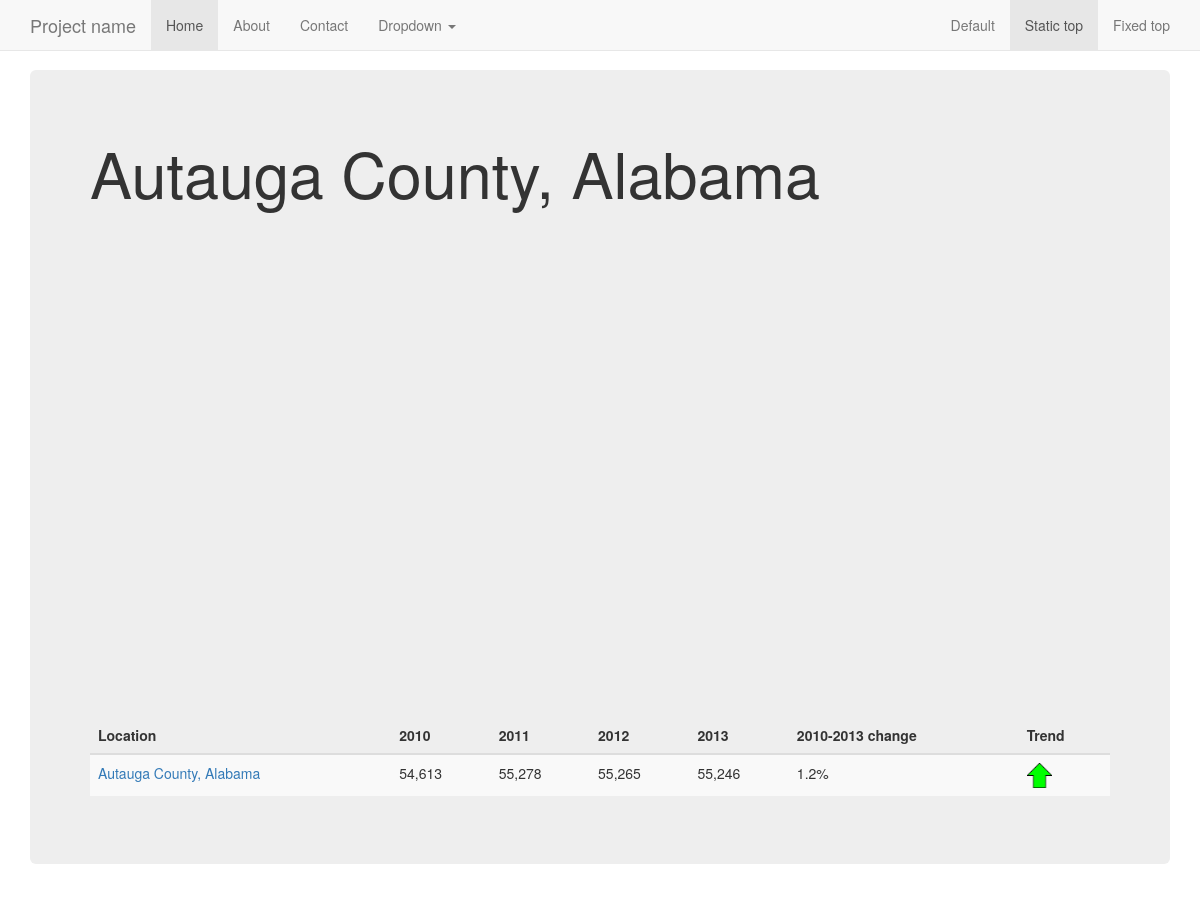
The page /population/alabama/autauga-county/ on the database its author committed.
### exampleapp/models.py (models this page shows, shortened)
class County(models.Model):
    state = models.ForeignKey(State)
    county_name = models.CharField(max_length=255)
    county_slug = models.SlugField()
    pop2013 = models.IntegerField()
    pop2012 = models.IntegerField()
    pop2011 = models.IntegerField()
    pop2010 = models.IntegerField()
    change = models.FloatField()
    def __unicode__(self):
        return "%s, %s" % (self.county_name, self.state)
    def get_absolute_url(self):
        return "/population/%s/%s/" % (self.state.state_slug, self.county_slug)

class State(models.Model):
    state_name = models.CharField(max_length=255)
    state_slug = models.SlugField()
    def __unicode__(self):
        return self.state_name

### exampleapp/views.py (the view)
# urls.py: url(r'^population/(?P<stateslug>[\w-]+)/(?P<countyslug>[\w-]+)/$', views.countydetail),
def countydetail(request, stateslug, countyslug):
    state = State.objects.get(state_slug=stateslug)
    county = County.objects.get(state=state, county_slug=countyslug)
    context = {"state": state, "county": county}
    return render(request, 'countydetail.html', context)

### exampleapp/templates/countydetail.html (shortened to what this page needs)
{% extends "base.html" %}
{% load humanize %}
{% block content %}
        <h1>{{ county }}</h1>
		<div id="curve_chart" style="width: 900px; height: 500px"></div>
        <table class="table table-striped">
          <thead>
            <tr>
              <th>Location</th>
              <th>2010</th>
              <th>2011</th>
              <th>2012</th>
              <th>2013</th>
		   <th>2010-2013 change</th>
		   <th>Trend</th>
            </tr>
          </thead>
          <tbody>
             <tr>
               <td><a href="{{ county.get_absolute_url }}">{{ county.county_name }}, {{ county.state }}</a></td>
               <td>{{ county.pop2010|intcomma }}</td>
               <td>{{ county.pop2011|intcomma }}</td>
               <td>{{ county.pop2012|intcomma }}</td>
               <td>{{ county.pop2013|intcomma }}</td>
               <td>{{ county.change|floatformat }}%</td>
			   <td>{% if county.change > 0 %}<img src="/static/images/up.png" width=25 />{% elif county.change < 0 %}<img src="/static/images/down.png" width=25 />{% endif %}
             </tr>
            </tbody>
          </table>
        </div>
{% endblock %}

### exampleapp/templates/base.html (shortened to what this page needs)
<!DOCTYPE html>
<html lang="en">
  <head>
    <link href="/static/css/bootstrap.min.css" rel="stylesheet">
    <link href="/static/css/navbar-static-top.css" rel="stylesheet">
  </head>
  <body>
    <nav class="navbar navbar-default navbar-static-top">
      <div class="container">
        <div class="navbar-header">
          <a class="navbar-brand" href="#">Project name</a>
        </div>
        <div id="navbar" class="navbar-collapse collapse">
          <ul class="nav navbar-nav">
            <li class="active"><a href="#">Home</a></li>
            <li><a href="#about">About</a></li>
            <li><a href="#contact">Contact</a></li>
            <li class="dropdown">
              <a href="#" class="dropdown-toggle" data-toggle="dropdown" role="button" aria-haspopup="true" aria-expanded="false">Dropdown <span class="caret"></span></a>
            </li>
          </ul>
          <ul class="nav navbar-nav navbar-right">
            <li><a href="../navbar/">Default</a></li>
            <li class="active"><a href="./">Static top <span class="sr-only">(current)</span></a></li>
            <li><a href="../navbar-fixed-top/">Fixed top</a></li>
          </ul>
        </div>
      </div>
    </nav>
    <div class="container">
      <div class="jumbotron">
		  {% block content %}
		  {% endblock %}
      </div>
  </body>
</html>

### exampleapp/static/css/navbar-static-top.css (style rules this page uses)
body { min-height: 2000px; }
.navbar-static-top { margin-bottom: 19px; }

### rows shown on the page
County: county_name+state "Autauga County, Alabama", county_name "Autauga County", state "Alabama", pop2010 "54,613", pop2011 "55,278", pop2012 "55,265", pop2013 "55,246", change "1.2"
